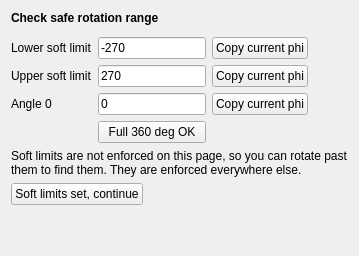
     <widget class="QWidget" name="page_rotation_safe">
      <layout class="QVBoxLayout" name="layout_rotation_safe">
       <item>
        <widget class="QLabel" name="lb_rotsafe_title">
         <property name="text">
          <string>&lt;b&gt;Check safe rotation range&lt;/b&gt;</string>
         </property>
         <property name="textFormat">
          <enum>Qt::RichText</enum>
         </property>
        </widget>
       </item>
       <item>
        <widget class="QWidget" name="container_rows_rotsafe" native="true"/>
       </item>
       <item>
        <layout class="QGridLayout" name="layout_rotsafe_limits">
         <item row="0" column="2">
          <widget class="QPushButton" name="pb_set_low">
           <property name="toolTip">
            <string>Copy the current phi angle into the lower soft limit.</string>
           </property>
           <property name="text">
            <string>Copy current phi</string>
           </property>
          </widget>
         </item>
         <item row="1" column="0">
          <widget class="QLabel" name="lb_cap_phi_high">
           <property name="text">
            <string>Upper soft limit</string>
           </property>
          </widget>
         </item>
         <item row="1" column="1">
          <widget class="QLineEdit" name="ed_phi_high">
           <property name="text">
            <string>270</string>
           </property>
          </widget>
         </item>
         <item row="1" column="2">
          <widget class="QPushButton" name="pb_set_high">
           <property name="toolTip">
            <string>Copy the current phi angle into the upper soft limit.</string>
           </property>
           <property name="text">
            <string>Copy current phi</string>
           </property>
          </widget>
         </item>
         <item row="2" column="0">
          <widget class="QLabel" name="lb_cap_phi_zero">
           <property name="text">
            <string>Angle 0</string>
           </property>
          </widget>
         </item>
         <item row="2" column="1">
          <widget class="QLineEdit" name="ed_phi_zero">
           <property name="text">
            <string>0</string>
           </property>
          </widget>
         </item>
         <item row="2" column="2">
          <widget class="QPushButton" name="pb_set_zero">
           <property name="toolTip">
            <string>Copy the current phi angle in as the zero reference used to judge the safe arc.</string>
           </property>
           <property name="text">
            <string>Copy current phi</string>
           </property>
          </widget>
         </item>
         <item row="0" column="3" rowspan="3">
          <spacer name="spacer_rotsafe_limits">
           <property name="orientation">
            <enum>Qt::Horizontal</enum>
           </property>
           <property name="sizeHint" stdset="0">
            <size>
             <width>40</width>
             <height>20</height>
            </size>
           </property>
          </spacer>
         </item>
         <item row="0" column="1">
          <widget class="QLineEdit" name="ed_phi_low">
           <property name="text">
            <string>-270</string>
           </property>
          </widget>
         </item>
         <item row="0" column="0">
          <widget class="QLabel" name="lb_cap_phi_low">
           <property name="text">
            <string>Lower soft limit</string>
           </property>
          </widget>
         </item>
         <item row="3" column="1">
          <widget class="QPushButton" name="pb_phi_full360">
           <property name="text">
            <string>Full 360 deg OK</string>
           </property>
          </widget>
         </item>
        </layout>
       </item>
       <item>
        <widget class="QLabel" name="lb_rotsafe_hint">
         <property name="text">
          <string>Soft limits are not enforced on this page, so you can rotate past them to find them. They are enforced everywhere else.</string>
         </property>
         <property name="wordWrap">
          <bool>true</bool>
         </property>
        </widget>
       </item>
       <item>
        <layout class="QHBoxLayout" name="layout_rotsafe_buttons">
         <item>
          <widget class="QPushButton" name="pb_rotsafe_continue">
           <property name="text">
            <string>Soft limits set, continue</string>
           </property>
          </widget>
         </item>
         <item>
          <spacer name="spacer_rotsafe_buttons">
           <property name="orientation">
            <enum>Qt::Horizontal</enum>
           </property>
           <property name="sizeHint" stdset="0">
            <size>
             <width>40</width>
             <height>20</height>
            </size>
           </property>
          </spacer>
         </item>
        </layout>
       </item>
       <item>
        <spacer name="spacer_rotsafe_bottom">
         <property name="orientation">
          <enum>Qt::Vertical</enum>
         </property>
         <property name="sizeHint" stdset="0">
          <size>
           <width>20</width>
           <height>40</height>
          </size>
         </property>
        </spacer>
       </item>
      </layout>
     </widget>
